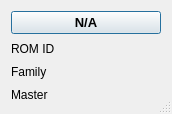
<?xml version="1.0" encoding="UTF-8"?>
<ui version="4.0">
 <class>lcdonewireui</class>
 <widget class="QDialog" name="lcdonewireui">
  <property name="windowModality">
   <enum>Qt::NonModal</enum>
  </property>
  <property name="geometry">
   <rect>
    <x>0</x>
    <y>0</y>
    <width>172</width>
    <height>114</height>
   </rect>
  </property>
  <property name="focusPolicy">
   <enum>Qt::StrongFocus</enum>
  </property>
  <property name="windowTitle">
   <string>Led Controler</string>
  </property>
  <property name="windowIcon">
   <iconset resource="onewire.qrc">
    <normaloff>:/images/images/kfm_home.png</normaloff>:/images/images/kfm_home.png</iconset>
  </property>
  <property name="sizeGripEnabled">
   <bool>true</bool>
  </property>
  <property name="modal">
   <bool>false</bool>
  </property>
  <layout class="QGridLayout" name="gridLayout">
   <item row="0" column="0">
    <widget class="QPushButton" name="valueui">
     <property name="font">
      <font>
       <pointsize>10</pointsize>
       <weight>75</weight>
       <bold>true</bold>
      </font>
     </property>
     <property name="autoFillBackground">
      <bool>false</bool>
     </property>
     <property name="text">
      <string>N/A</string>
     </property>
    </widget>
   </item>
   <item row="1" column="0">
    <widget class="QLabel" name="labelromid">
     <property name="text">
      <string>ROM ID</string>
     </property>
    </widget>
   </item>
   <item row="2" column="0">
    <widget class="QLabel" name="labelfamily">
     <property name="text">
      <string>Family</string>
     </property>
    </widget>
   </item>
   <item row="3" column="0">
    <widget class="QLabel" name="labelmaster">
     <property name="text">
      <string>Master</string>
     </property>
    </widget>
   </item>
  </layout>
 </widget>
 <resources>
  <include location="onewire.qrc"/>
 </resources>
 <connections/>
</ui>
